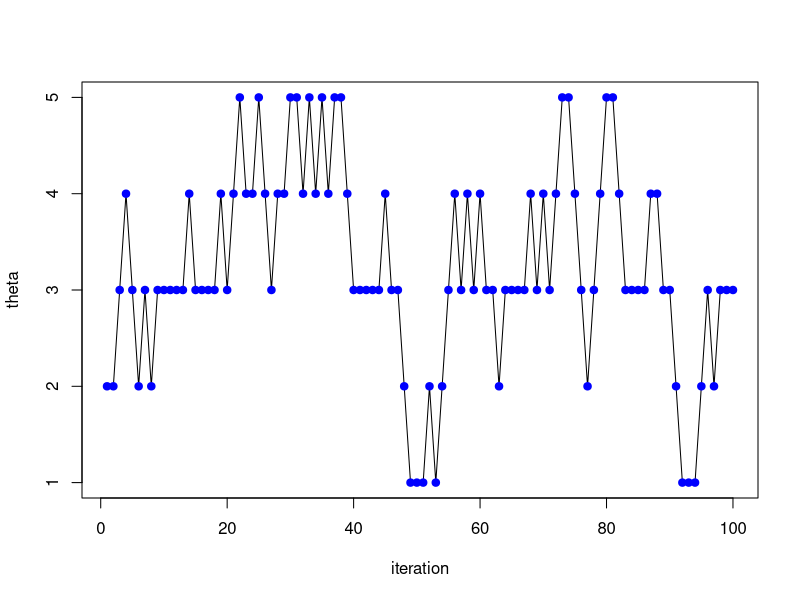
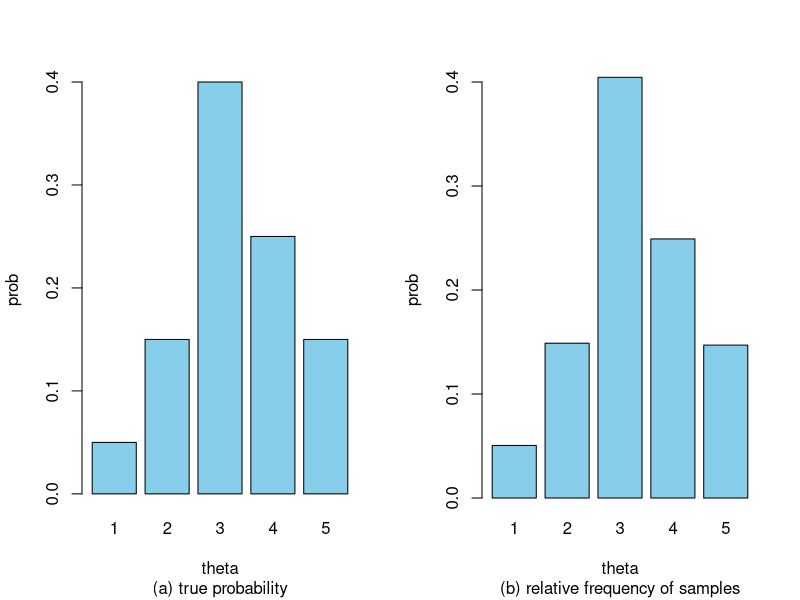
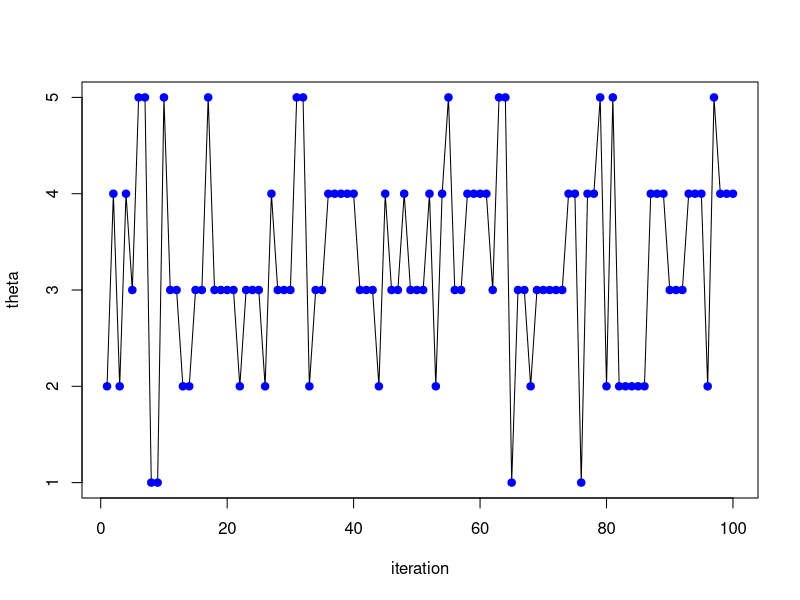
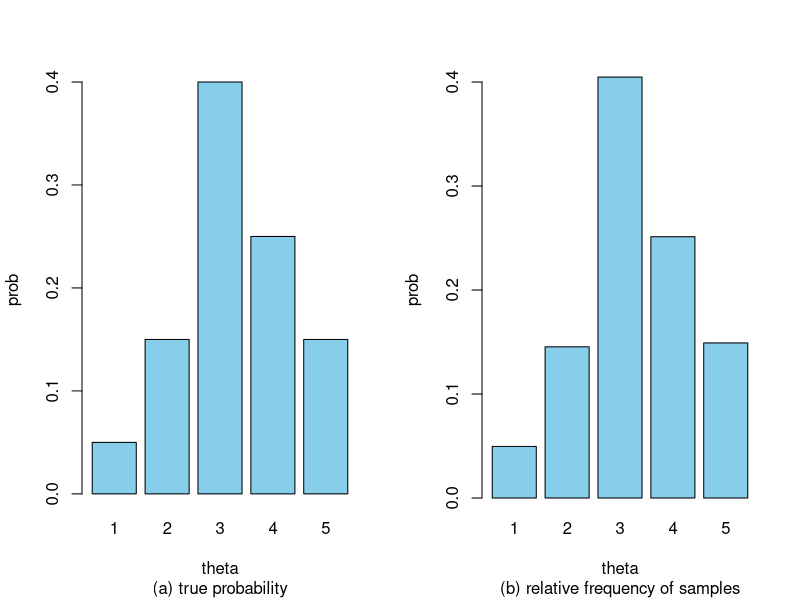
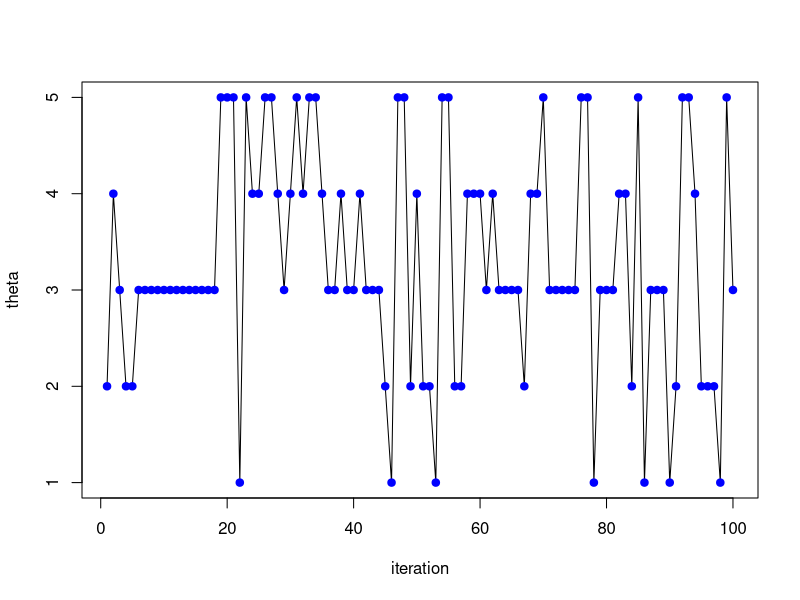
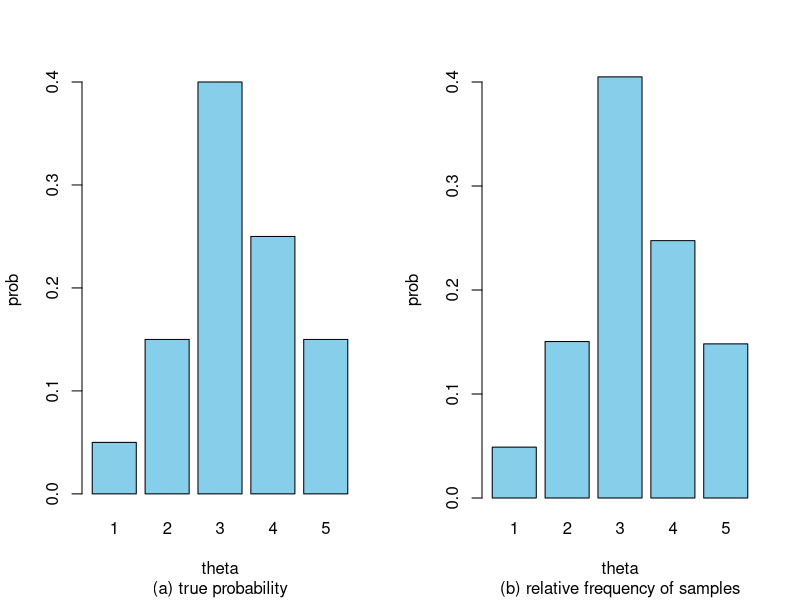

Reproduce these figures in R, in order.
## ---- chunk 1
knitr::opts_chunk$set(echo = TRUE)
## ---- chunk 2
## 표본생성 ##

theta=c(1:5)
prob=c(1,3,8,5,3)/20

prob.ratio = function(theta1, theta2, theta, prob) {
  ind1 = which(theta == theta1)
  ind2 = which(theta == theta2)
  return(prob[ind1]/prob[ind2])
}

N=50000
theta.curr=2
theta.Samples=c(1:N)*0
theta.Samples[1]=theta.curr



## 방법1 ##
# Start Simulation #
for( iter in 1:(N-1)){
  theta.prop = ifelse(runif(1)<0.5, theta.curr+1, theta.curr-1)
  if (theta.prop<1 || theta.prop>5) theta.prop = theta.curr
  theta.prop = round(theta.prop,0)
  alpha.star = prob.ratio(theta.prop, theta.curr, theta, prob)
  alpha = min(1, alpha.star)
  theta.next = ifelse(runif(1)<alpha, theta.prop, theta.curr)
  theta.Samples[iter+1]=theta.next
  theta.curr=theta.next
}

# End Simulation #

# Graphs #
par(mfrow=c(1,1))
Ntrace = 100
plot(theta.Samples[1:Ntrace], type="l", xlab="iteration", ylab="theta")
points(c(1:Ntrace), theta.Samples[1:Ntrace], pch=19, col="blue")

par(mfrow=c(1,2))
barplot(prob,names.arg=theta, xlab="theta", ylab="prob", col="skyblue", sub="(a) true probability")
aa=table(theta.Samples[501:N])/sum(table(theta.Samples[501:N]))
barplot(aa, names.arg=theta, xlab="theta", ylab="prob", ylim=c(0,0.4), col="skyblue",
        sub="(b) relative frequency of samples")



## 방법2 ##
# Start Simulation #
for( iter in 1:(N-1)){
  theta.prop = sample(theta,1)
  theta.prop = round(theta.prop,0)
  alpha.star = prob.ratio(theta.prop, theta.curr, theta, prob)
  alpha = min(1, alpha.star)
  theta.next = ifelse(runif(1)<alpha, theta.prop, theta.curr)
  theta.Samples[iter+1]=theta.next
  theta.curr=theta.next
}

# End Simulation #

# Graphs #
par(mfrow=c(1,1))
Ntrace = 100
plot(theta.Samples[1:Ntrace], type="l", xlab="iteration", ylab="theta")
points(c(1:Ntrace), theta.Samples[1:Ntrace], pch=19, col="blue")

par(mfrow=c(1,2))
barplot(prob,names.arg=theta, xlab="theta", ylab="prob", col="skyblue", sub="(a) true probability")
aa=table(theta.Samples[501:N])/sum(table(theta.Samples[501:N]))
barplot(aa, names.arg=theta, xlab="theta", ylab="prob", ylim=c(0,0.4), col="skyblue",
        sub="(b) relative frequency of samples")



## 방법3 ##
# Start Simulation #
prob.prop=c(0.1, 0.1, 0.2, 0.3, 0.3)
for( iter in 1:(N-1)){
  theta.prop = sample(theta,1,prob=prob.prop)
  alpha.star = prob.ratio(theta.prop,theta.curr,theta,prob)*prob.ratio(theta.curr,theta.prop,theta,prob.prop)
  alpha = min(1, alpha.star)
  theta.next = ifelse(runif(1)<alpha, theta.prop, theta.curr)
  theta.Samples[iter+1]=theta.next
  theta.curr=theta.next
}

# End Simulation #

# Graphs #
par(mfrow=c(1,1))
Ntrace = 100
plot(theta.Samples[1:Ntrace], type="l", xlab="iteration", ylab="theta")
points(c(1:Ntrace), theta.Samples[1:Ntrace], pch=19, col="blue")

par(mfrow=c(1,2))
barplot(prob,names.arg=theta, xlab="theta", ylab="prob", col="skyblue", sub="(a) true probability")
aa=table(theta.Samples[501:N])/sum(table(theta.Samples[501:N]))
barplot(aa, names.arg=theta, xlab="theta", ylab="prob", ylim=c(0,0.4), col="skyblue",
        sub="(b) relative frequency of samples")


